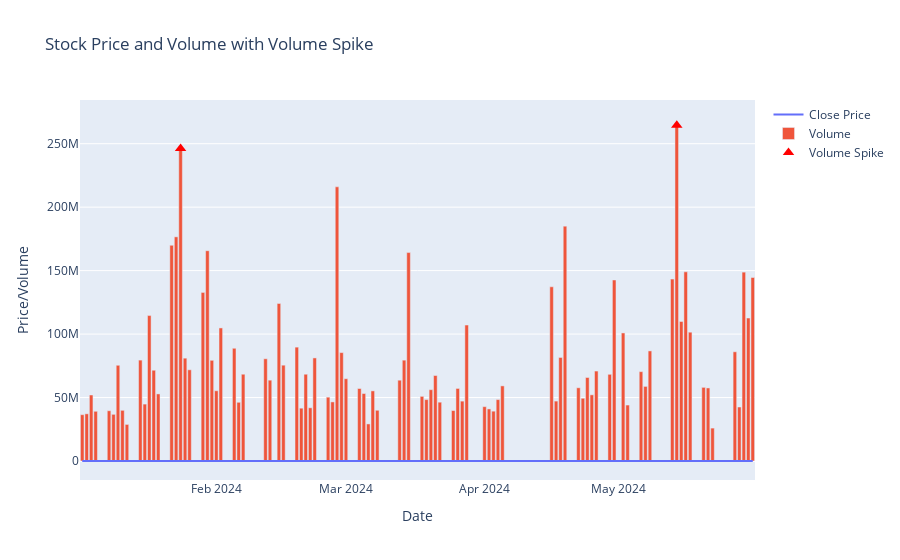

The code cell stored with this chart in its notebook:
### Code cell
import yfinance as yf
import pandas as pd
import plotly.graph_objects as go

# Fungsi untuk menghitung volume spike
def calculate_volume_spike(data, threshold_multiplier):
    # Menghitung rata-rata volume
    average_volume = data['Volume'].mean()
    
    # Menghitung threshold berdasarkan multiplier
    spike_threshold = average_volume * threshold_multiplier
    data['Volume Spike'] = data['Volume'] > spike_threshold
    return data

# Fungsi untuk memplot data saham beserta volume spike (visualisasi interaktif)
def plot_stock_data_interactive(data):
    fig = go.Figure()

    # Menambahkan garis untuk harga penutupan
    fig.add_trace(go.Scatter(x=data.index, y=data['Close'], mode='lines', name='Close Price'))

    # Menambahkan batang untuk volume
    fig.add_trace(go.Bar(x=data.index, y=data['Volume'], name='Volume'))

    # Menambahkan markah untuk volume spike
    volume_spike_dates = data[data['Volume Spike']].index
    volume_spike_values = data[data['Volume Spike']]['Volume']
    fig.add_trace(go.Scatter(x=volume_spike_dates, y=volume_spike_values, mode='markers', 
                             marker=dict(color='red', symbol='triangle-up', size=10), name='Volume Spike'))

    # Menambahkan judul dan label sumbu
    fig.update_layout(title='Stock Price and Volume with Volume Spike',
                      xaxis_title='Date',
                      yaxis_title='Price/Volume')

    fig.show()

# Input simbol saham
stock_symbol = input("Masukkan simbol saham (contoh: AAPL untuk Apple Inc.): ")

# Mengambil data saham dari Yahoo Finance
stock_data = yf.download(stock_symbol, start="2024-01-01", end="2024-06-01", interval='1d')

# Menghitung volume spike dengan threshold 3x rata-rata volume (contoh)
stock_data = calculate_volume_spike(stock_data, 3)

# Memplot data saham beserta volume spike (visualisasi interaktif)
plot_stock_data_interactive(stock_data)
